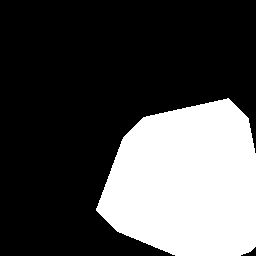
#> input picture taller4/imagenes/SPOT.png, 256 x 256 px
$ jupyter execute laplaciano.ipynb
#> lines starting #> are read from the running program, lines starting #| are printed output that depends on the picture; after the words box and inside, x2 and y2 are one past the last pixel; in counts of white or black regions, pixels touching at a corner belong together
# Taller 4: Detección de contornos

## Cargue y visualice la imagen spot.png.

[cell 1]
PATH = "./imagenes/"

[cell 2]
import cv2
import numpy as np
import matplotlib.pyplot as plt

imagen_spot = cv2.imread(PATH + "SPOT.png", cv2.IMREAD_GRAYSCALE)
#> imagen_spot: shape (256, 256); 30.2% white; 1 white region, box (x1, y1, x2, y2) and area: (96, 98, 256, 256) 19820
plt.imshow(imagen_spot, cmap='gray')
plt.title('Imagen SPOT')
plt.axis('off')
plt.show()

## Antes de aplicar el filtro Laplaciano es necesario modificar el tipo de la imagen para que esta pueda contener niveles de gris negativos. Convierta la imagen a tipo Int16.

[cell 3]
imagen_spot_int16 = imagen_spot.astype(np.int16)
plt.imshow(imagen_spot_int16, cmap='gray')
plt.title('Imagen SPOT en int16')
plt.axis('off')
plt.show()

## Aplique un filtro Laplaciano. Visualice el resultado ****(puede efectuar una calibración del histograma -entre 0 y 255- de la imagen obtenida para visualizar mejor los detalles de la imagen del Laplaciano).

[cell 4]
from skimage.filters import laplace
from skimage import exposure

img_laplace = laplace(imagen_spot_int16, ksize=3)
img_laplace_calibrada = exposure.rescale_intensity(img_laplace, in_range=(img_laplace.min(), img_laplace.max()),\
                                               out_range=(0, 255)).astype(np.uint8)
fig, ax = plt.subplots(1, 2, figsize=(12, 6))
ax[0].imshow(img_laplace, cmap='gray')
ax[0].set_title('Laplaciano sin calibrar')
ax[0].axis('off')
ax[1].imshow(img_laplace_calibrada, cmap='gray')
ax[1].set_title('Laplaciano calibrado')
ax[1].axis('off')
plt.show()

## ¿Cómo es la respuesta del Laplaciano en las regiones homogéneas de la imagen y en los contornos? ¿A qué se debe este resultado?

La respuesta del Laplaciano en las regiones homogéneas de la imagen es cercana a cero, ya que no hay variaciones de intensidad. En los contornos, el Laplaciano genera valores altos (positivos o negativos), resaltando los cambios bruscos de intensidad.
Este resultado se debe a que el Laplaciano es un operador de segundo orden que calcula la suma de las derivadas, detectando zonas donde la intensidad cambia rápidamente, es decir, los bordes.

## Aplique un filtro Gaussiano con varianza en 0 a la imagen. Visualice el resultado.

[cell 5]
from skimage.filters import gaussian

img_gaussian = gaussian(imagen_spot_int16, sigma=0, preserve_range=True)
plt.imshow(img_gaussian, cmap='gray')
plt.title('Imagen con filtro gaussiano')
plt.axis('off')
plt.show()

## Aplique sobre el resutlado del paso anterior un filtro Laplaciano. Visualice el resultado ****(puede efectuar una calibración del histograma -entre 0 y 255- de la imagen obtenida para visualizar mejor los detalles de la imagen del Laplaciano). ¿Cómo es la respuesta de este LoG con respecto al Laplaciano sin filtrado previo del ejercicio anterior? ¿A qué se debe este resultado?

[cell 6]
from skimage.filters import laplace
from skimage import exposure

img_gaussiano_laplace = laplace(img_gaussian, ksize=3)
img_gaussiano_laplace_calibrada = exposure.rescale_intensity(img_gaussiano_laplace,\
                                            in_range=(img_gaussiano_laplace.min(),img_gaussiano_laplace.max()),\
                                            out_range=(0, 255)).astype(np.uint8)
fig, ax = plt.subplots(1, 3, figsize=(12, 6))
ax[0].imshow(img_laplace_calibrada, cmap='gray')
ax[0].set_title('Laplaciano calibrado paso anterior')
ax[0].axis('off')
ax[1].imshow(img_gaussiano_laplace, cmap='gray')
ax[1].set_title('LoG sin calibrar')
ax[1].axis('off')
ax[2].imshow(img_gaussiano_laplace_calibrada, cmap='gray')
ax[2].set_title('LoG calibrado')
ax[2].axis('off')
plt.show()

Obtenemos la misma imagen que obtuvimos en el paso anterior sin el filtro gaussiano. Esto se debe a que la imagen SPOT no tiene ruido y el valor de sigma es 0, entonces el efecto del filtro en este caso es nulo.

## Repita los pasos 1 y 2, pero cambiando a 1 el valor de la varianza en el filtro gaussiano. ¿Cómo es la respuesta de este LoG con respecto al Laplaciano sin filtrado previo del ejercicio anterior? ¿A qué se debe este resultado?

[cell 7]
img_gaussian_sigma1 = gaussian(imagen_spot_int16, sigma=1, preserve_range=True)
img_gaussian_sigma1_laplace = laplace(img_gaussian_sigma1, ksize=3)
img_gaussian_sigma1_laplace_calibrada = exposure.rescale_intensity(img_gaussian_sigma1_laplace,\
                                            in_range=(img_gaussian_sigma1_laplace.min(),img_gaussian_sigma1_laplace.max()),\
                                            out_range=(0, 255)).astype(np.uint8)
fig, ax = plt.subplots(1, 3, figsize=(12, 6))
ax[0].imshow(img_gaussiano_laplace_calibrada, cmap='gray')
ax[0].set_title('LoG calibrado con sigma=0')
ax[0].axis('off')
ax[1].imshow(img_gaussian_sigma1_laplace, cmap='gray')
ax[1].set_title('LoG sin calibrar con sigma=1')
ax[1].axis('off')
ax[2].imshow(img_gaussian_sigma1_laplace_calibrada, cmap='gray')
ax[2].set_title('LoG calibrado con sigma=1')
ax[2].axis('off')
plt.show()

Al aplicar el filtro LoG con sigma=1, la respuesta es muy similar al Laplaciano sin filtrado previo, pero se observa un leve cambio en los bordes: estos aparecen ligeramente más suavizados y menos definidos.
Esto ocurre porque el filtro gaussiano con sigma=1 introduce un pequeño suavizado, que reduce mínimamente el contraste en los contornos.

## Repita los pasos 1 y 2, pero cambiando a 2 el valor de la varianza en el filtro gaussiano. ¿Cómo es la respuesta de este LoG? ¿A qué se debe este resultado?

[cell 8]
img_gaussian_sigma2 = gaussian(imagen_spot_int16, sigma=2, preserve_range=True)
img_gaussian_sigma2_laplace = laplace(img_gaussian_sigma2, ksize=3)
img_gaussian_sigma2_laplace_calibrada = exposure.rescale_intensity(img_gaussian_sigma2_laplace,\
                                            in_range=(img_gaussian_sigma2_laplace.min(),img_gaussian_sigma2_laplace.max()),\
                                            out_range=(0, 255)).astype(np.uint8)
fig, ax = plt.subplots(1, 3, figsize=(12, 6))
ax[0].imshow(img_gaussiano_laplace_calibrada, cmap='gray')
ax[0].set_title('LoG calibrado con sigma=0')
ax[0].axis('off')
ax[1].imshow(img_gaussian_sigma2_laplace, cmap='gray')
ax[1].set_title('LoG sin calibrar con sigma=2')
ax[1].axis('off')
ax[2].imshow(img_gaussian_sigma2_laplace_calibrada, cmap='gray')
ax[2].set_title('LoG calibrado con sigma=2')
ax[2].axis('off')
plt.show()

Al aplicar el filtro LoG con sigma=2, el suavizado es mucho más notorio. Los bordes se ven más anchos y menos definidos, y el contraste en los contornos disminuye.
Esto ocurre porque el filtro gaussiano elimina más detalles y difumina los bordes, haciendo que pierdan nitidez. Las zonas homogéneas siguen igual, pero los contornos se ven más suaves y menos marcados.

## Cargue la imagen bruit y visualícela. Aplique un filtro gaussiano (con varianza igual a 1) y un filtro Laplaciano siguiendo los mismos pasos de los ejercicios previos. Visualice la imagen del LoG.

[cell 9]
imagen_bruit = cv2.imread(PATH + "BRUIT.png", cv2.IMREAD_GRAYSCALE)
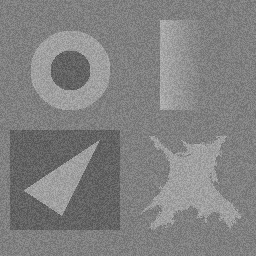
#> input picture taller4/imagenes/BRUIT.png, 256 x 256 px
#> imagen_bruit is the input picture: shape (256, 256); min 82, max 186, mean 129.2
plt.imshow(imagen_bruit, cmap='gray')
plt.title('Imagen Bruit')
plt.axis('off')
plt.show()

[cell 10]
imagen_bruit_int16 = imagen_bruit.astype(np.int16)
img_bruit_gaussian = gaussian(imagen_bruit_int16, sigma=1, preserve_range=True)
img_bruit_gaussian_laplace = laplace(img_bruit_gaussian, ksize=3)
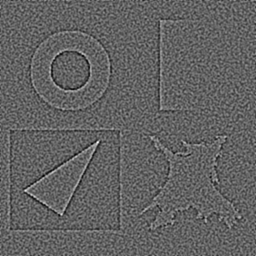
#> img_bruit_gaussian_laplace: shape (256, 256) float64; min -21.55, max 34, mean 0; drawn with min black and max white
plt.imshow(img_bruit_gaussian_laplace, cmap='gray')
plt.title('LoG de la imagen Bruit')
plt.axis('off')
plt.show()

## Calcule sobre la misma imagen bruit la norma del gradiente utilizando el operador de Sobel. Para una mejor visualización, calibre el histograma de las imágenes resultantes. ****

[cell 11]
from skimage.filters import sobel_h, sobel_v
# Calcular gradiente en X y Y con Sobel
sobel_x = sobel_h(imagen_bruit_int16)
sobel_y = sobel_v(imagen_bruit_int16)

# Calcular la norma del gradiente
norma_sobel = np.abs(sobel_x) + np.abs(sobel_y)
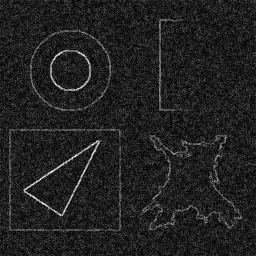
#> norma_sobel: shape (256, 256) float64; min 0, max 0.00368, mean 0.000482; drawn with min black and max white

# Calibrar el histograma para mejor visualización
norma_sobel_calibrada = exposure.rescale_intensity(norma_sobel, in_range=(norma_sobel.min(), norma_sobel.max()), out_range=(0, 255)).astype(np.uint8)

# Visualizar el resultado
plt.imshow(norma_sobel_calibrada, cmap='gray')
plt.title('Norma del gradiente Sobel (calibrada)')
plt.axis('off')
plt.show()

## ¿En cuál de las dos imágenes es más fácil detectar los contornos. ¿Por qué ? ¿Cómo afecta el ruido la detección de los contornos en cada caso?

Ambas imágenes presentan dificultades para detectar los contornos debido al alto nivel de ruido. El operador Sobel es muy sensible al ruido, lo que genera muchos bordes falsos y dificulta distinguir los contornos reales. l LoG atenúa ligeramente el ruido gracias al suavizado gaussiano, pero no logra eliminarlo por completo, por lo que los contornos siguen viéndose poco definidos.

## Cargue la imagen film.png y visualícela.

[cell 12]
imagen_film = cv2.imread(PATH + "FILM.png", cv2.IMREAD_GRAYSCALE)
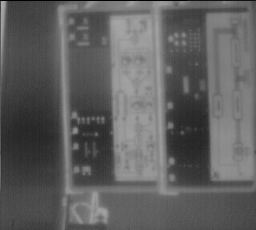
#> input picture taller4/imagenes/FILM.png, 256 x 230 px
#> imagen_film is the input picture: shape (230, 256); min 0, max 169, mean 95.5
plt.imshow(imagen_film, cmap='gray')
plt.title('Imagen Film')
plt.axis('off')
plt.show()

## Aplique un filtro gaussiano (con varianza igual a 1) y un filtro Laplaciano siguiendo los mismos pasos de los ejercicios previos. Visualice la imagen del LoG.

[cell 13]
imagen_film_int16 = imagen_film.astype(np.int16)
img_film_gaussian = gaussian(imagen_film_int16, sigma=1, preserve_range=True)
img_film_gaussian_laplace = laplace(img_film_gaussian, ksize=3)
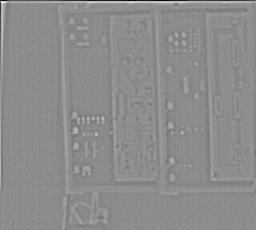
#> img_film_gaussian_laplace: shape (230, 256) float64; min -61.65, max 50.18, mean 0; drawn with min black and max white
plt.imshow(img_film_gaussian_laplace, cmap='gray')
plt.title('LoG de la imagen Film')
plt.axis('off')
plt.show()

## Calibre el histograma de la imagen del LoG entre 0 y 255 y déjela de tipo UInt8.

[cell 14]
img_film_gaussian_laplace_calibrada = exposure.rescale_intensity(img_film_gaussian_laplace,\
                                            in_range=(img_film_gaussian_laplace.min(),img_film_gaussian_laplace.max()),\
                                            out_range=(0, 255)).astype(np.uint8)
fig, ax = plt.subplots(1, 2, figsize=(12, 6))
ax[0].imshow(img_film_gaussian_laplace_calibrada, cmap='gray')
ax[0].set_title('LoG calibrado de la imagen Film')
ax[0].axis('off')
hist = cv2.calcHist([img_film_gaussian_laplace_calibrada], [0], None, [256], [0, 256])
#> hist = 256 values, max 6820 at index 140, min 0 at index 16, mean 230
ax[1].plot(hist, color='black')
ax[1].set_title('Histograma del LoG calibrado de la imagen Film')
ax[1].set_xlim([0, 255])
plt.show()
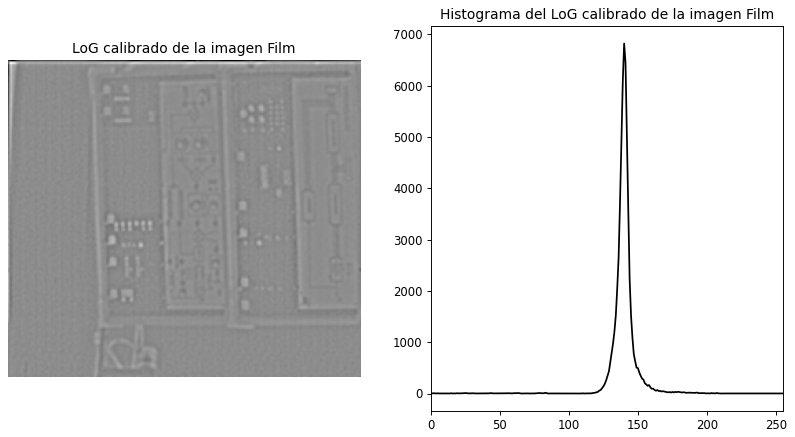
#> figure drawn by matplotlib, 2 panels; panel 2: curve peaks at x = 140, y = 6820

Se evidencia en el histograma que la calibración tuvo lugar, ya que el rango de intesidades va desde 0 a 255. También es evidente que la mayoría de los valores están concentrados en el pico del centro.

## Combine esta última imagen (la del LoG calibrada) con 60% de la imagen inicial. Esto quiere decir multiplicar la imagen original por el valor 0.6 y sumarla a la imagen invertida del LoG.

[cell 15]
# 1. Multiplicar la imagen original por 0.6
img_original_60 = (imagen_film * 0.6).astype(np.uint8)
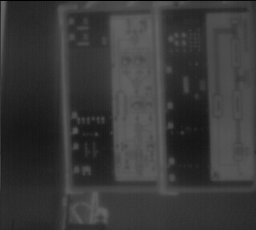
#> img_original_60: shape (230, 256); min 0, max 101, mean 56.9

# 2. Inviertir la imagen LoG calibrada
img_log_invertida = 255 - img_film_gaussian_laplace_calibrada
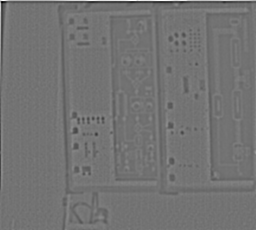
#> img_log_invertida: shape (230, 256); min 0, max 255, mean 114.9

# 3. Sumar ambas imágenes
img_combinada = cv2.add(img_original_60, img_log_invertida)
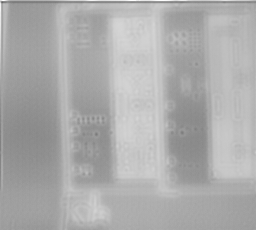
#> img_combinada: shape (230, 256); min 100, max 255, mean 171.8

# 4. Visualizat el resultado
plt.imshow(img_combinada, cmap='gray')
plt.title('Imagen combinada: 60% original + LoG invertido')
plt.axis('off')
plt.show()

## Para acentuar el interés del procesamiento, efectúe una ecualización del histograma de la imagen original y de la imagen combinada. Visualice el resultado. ¿Cuál es su conclusión?

[cell 16]
# Ecualización del histograma de la imagen original
img_original_eq = cv2.equalizeHist(imagen_film)

# Ecualización del histograma de la imagen combinada
img_combinada_eq = cv2.equalizeHist(img_combinada)
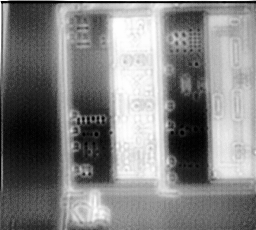
#> img_combinada_eq: shape (230, 256); min 0, max 255, mean 129.5

# Visualización
fig, axs = plt.subplots(1, 2, figsize=(12, 6))
axs[0].imshow(img_original_eq, cmap='gray')
axs[0].set_title('Imagen original ecualizada')
axs[0].axis('off')
axs[1].imshow(img_combinada_eq, cmap='gray')
axs[1].set_title('Imagen combinada ecualizada')
axs[1].axis('off')
plt.show()
